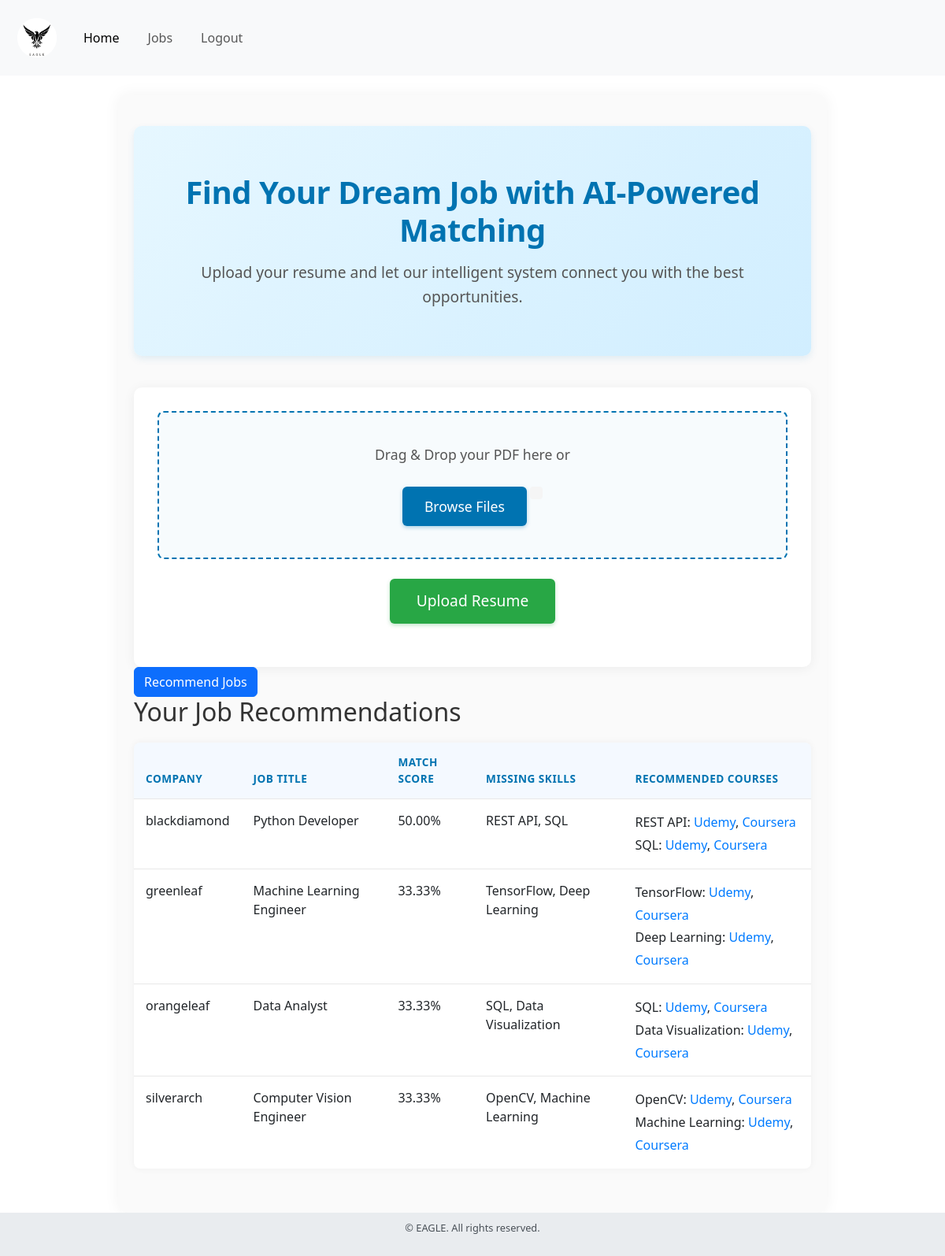
The page / (signed in) on the database its author committed.
### app/models.py (models this page shows)
class JobRecommendation(db.Model):
    id = db.Column(db.Integer, primary_key=True)
    user_id = db.Column(db.Integer, db.ForeignKey('user.id'), nullable=False)
    company = db.Column(db.String(100), nullable=False)
    job_title = db.Column(db.String(100), nullable=False)
    match_score = db.Column(db.Float, nullable=False)
    missing_skills = db.Column(db.String(255), nullable=True)

### app/views.py (the view)
@app.route('/')
def home():
    recommendations = []
    if 'user' in session:
        user_id = session['user']['id']
        recommendations = JobRecommendation.query.filter_by(user_id=user_id).all()
    return render_template('home.html', recommendations=recommendations)

### app/templates/home.html (shortened to what this page needs)
{% extends "base.html" %} {% block content %}
<div class="home-page">
  <div class="hero-section">
    <div class="hero-content">
      <h1 class="hero-title">Find Your Dream Job with AI-Powered Matching</h1>
      <p class="hero-subtitle">
        Upload your resume and let our intelligent system connect you with the
        best opportunities.
      </p>
    </div>
  </div>
  <div class="upload-section">
    <form
      id="upload-form"
      method="POST"
      action="{{ url_for('upload') }}"
      enctype="multipart/form-data"
    >
      <div id="drop-area">
        <p class="drop-message">Drag & Drop your PDF here or</p>
        <label for="fileElem" class="browse-button">Browse Files</label>
        <p id="file-name" class="file-name"></p>
      </div>
      <button type="submit" class="upload-button">Upload Resume</button>
    </form>
  </div>
  <button id="recommend-btn" class="btn btn-primary">Recommend Jobs</button>
  <div id="recommendations">
    {% if recommendations %}
    <h2>Your Job Recommendations</h2>
    <table class="table">
      <thead>
        <tr>
          <th>Company</th>
          <th>Job Title</th>
          <th>Match Score</th>
          <th>Missing Skills</th>
          <th>Recommended Courses</th>
        </tr>
      </thead>
      <tbody>
        {% for rec in recommendations %}
        <tr>
          <td>{{ rec.company }}</td>
          <td>{{ rec.job_title }}</td>
          <td>{{ "%.2f"|format(rec.match_score) }}%</td>
          <td>{{ rec.missing_skills }}</td>
          <td class="course-links">
            {% if rec.missing_skills %} {% for skill in
            rec.missing_skills.split(', ') %} {{ skill }}:
            <a
              href="https://www.udemy.com/courses/search/?q={{ skill|replace(' ', '+') }}"
              target="_blank"
              >Udemy</a
            >,
            <a
              href="https://www.coursera.org/search?query={{ skill|replace(' ', '%20') }}"
              target="_blank"
              >Coursera</a
            >{% if not loop.last %}<br />{% endif %} {% endfor %} {% else %}
            None {% endif %}
          </td>
        </tr>
        {% endfor %}
      </tbody>
    </table>
    {% else %}
    <p>No recommendations yet. Upload a resume to get started.</p>
    {% endif %}
  </div>
</div>
<link
  rel="stylesheet"
  href="{{ url_for('static', filename='css/home.css') }}"
/>
{% endblock %}

### app/templates/base.html (shortened to what this page needs)
<!DOCTYPE html>
<html lang="en">
<head>
    <link rel="stylesheet" href="{{ url_for('static', filename='css/style.css') }}">
    <link href="https://cdn.jsdelivr.net/npm/bootstrap@5.3.0/dist/css/bootstrap.min.css" rel="stylesheet">
</head>
<body>
    <div class="content-wrap">
        <nav class="navbar navbar-expand-lg bg-body-tertiary">
            <div class="container-fluid">
                <a class="navbar-brand" href="{{ url_for('home') }}">
                    <img src="{{ url_for('static', filename='logo/cropped_image.png') }}" alt="EAGLE Logo">
                </a>
                <div class="collapse navbar-collapse" id="navbarNav">
                    <ul class="navbar-nav">
                        <li class="nav-item">
                            <a class="nav-link active" aria-current="page" href="{{ url_for('home') }}">Home</a>
                        </li>
                        {% if 'user' in session %}
                            <li class="nav-item">
                                <a class="nav-link" href="{{ url_for('dashboard') }}">Jobs</a>
                            </li>
                            <li class="nav-item">
                                <a class="nav-link" href="{{ url_for('logout') }}">Logout</a>
                            </li>
                        {% else %}
                            <li class="nav-item">
                                <a class="nav-link" href="{{ url_for('login') }}">Login</a>
                            </li>
                        {% endif %}
                    </ul>
                </div>
            </div>
        </nav>
        <div class="container mt-4">
            {% block content %}{% endblock %}
        </div>
    </div>
    <footer class="text-center">
        <div class="container">
            <p>&copy; {{ year }} EAGLE. All rights reserved.</p>
        </div>
    </footer>
</body>
</html>

### app/static/css/style.css (style rules this page uses)
body { font-family: Arial, sans-serif; text-align: center; }
nav a { margin: 10px; text-decoration: none; font-weight: bold; }

### app/static/css/home.css (style rules this page uses)
.home-page { font-family: 'Segoe UI', 'Roboto', 'Arial', sans-serif; color: #333; max-width: 900px; margin: 0 auto; padding: 40px 20px; background-color: #fafafa; box-shadow: 0 0 20px rgba(0, 0, 0, 0.05); border-radius: 12px; }
.hero-section { background: linear-gradient(135deg, #e6f7ff 0%, #d1eeff 100%); padding: 60px 20px; text-align: center; border-radius: 10px; margin-bottom: 40px; box-shadow: 0 4px 10px rgba(0, 115, 177, 0.1); }
.hero-title { font-size: 2.5em; color: #0073b1; margin-bottom: 15px; font-weight: 600; letter-spacing: -0.5px; }
.hero-subtitle { font-size: 1.2em; color: #555; line-height: 1.6; max-width: 700px; margin: 0 auto; }
.upload-section { text-align: center; background-color: white; padding: 30px; border-radius: 10px; box-shadow: 0 2px 15px rgba(0, 0, 0, 0.06); }
#drop-area { border: 2px dashed #0073b1; border-radius: 8px; padding: 40px; margin-bottom: 20px; cursor: pointer; transition: all 0.3s ease; background-color: rgba(0, 115, 177, 0.03); }
.drop-message { font-size: 1.1em; margin-bottom: 15px; color: #555; }
.browse-button { padding: 12px 28px; background-color: #0073b1; color: white; border: none; border-radius: 6px; font-size: 1.1em; cursor: pointer; transition: all 0.3s ease; font-weight: 500; box-shadow: 0 2px 5px rgba(0, 115, 177, 0.3); }
.file-name { margin-top: 12px; font-style: italic; color: #666; padding: 8px; background-color: #f5f5f5; border-radius: 4px; display: inline-block; }
.upload-button { display: block; margin: 25px auto; padding: 14px 34px; background-color: #28a745; color: white; border: none; border-radius: 6px; font-size: 1.2em; cursor: pointer; transition: all 0.3s ease; font-weight: 500; box-shadow: 0 2px 5px rgba(40, 167, 69, 0.3); }
.table { width: 100%; border-collapse: separate; border-spacing: 0; margin-top: 20px; overflow: hidden; border-radius: 8px; box-shadow: 0 0 10px rgba(0, 0, 0, 0.05); }
.table th, .table td { padding: 15px; text-align: left; border-bottom: 1px solid #e8e8e8; }
.table th { background-color: #f4f9ff; color: #0073b1; font-weight: 600; text-transform: uppercase; font-size: 0.85em; letter-spacing: 0.5px; }
.table tr:last-child td { border-bottom: none; }

### app/templates/base.html (style rules this page uses)
body { display: flex; flex-direction: column; min-height: 100vh; }
.content-wrap { flex: 1; }
footer { width: 100%; background-color: #e9ecef; padding: 10px 0; font-size: 0.8rem; color: #495057; }
.navbar-brand img { max-height: 50px; width: auto; }

### app/templates/home.html (style rules this page uses)
.course-links a { color: #007bff; text-decoration: none; }
.course-links { line-height: 1.8; }

### rows shown on the page
JobRecommendation: company "blackdiamond", job_title "Python Developer", match_score "50.00", missing_skills "REST API, SQL", skill "REST API" "SQL"
JobRecommendation: company "greenleaf", job_title "Machine Learning Engineer", match_score "33.33", missing_skills "TensorFlow, Deep Learning", skill "TensorFlow" "Deep Learning"
JobRecommendation: company "orangeleaf", job_title "Data Analyst", match_score "33.33", missing_skills "SQL, Data Visualization", skill "SQL" "Data Visualization"
JobRecommendation: company "silverarch", job_title "Computer Vision Engineer", match_score "33.33", missing_skills "OpenCV, Machine Learning", skill "OpenCV" "Machine Learning"
